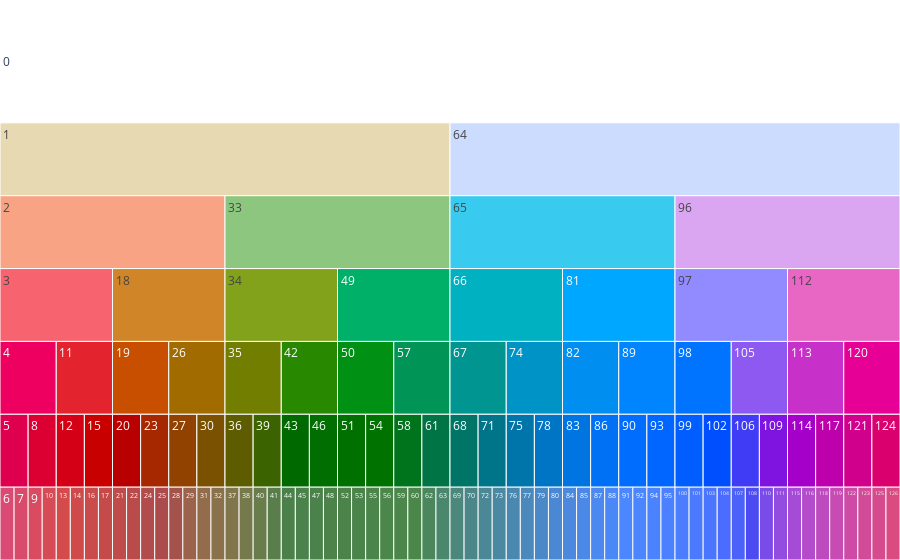

This figure's notebook cell:
### Code cell
fig = draw_graph_go_ici(t1)
fig.show()
